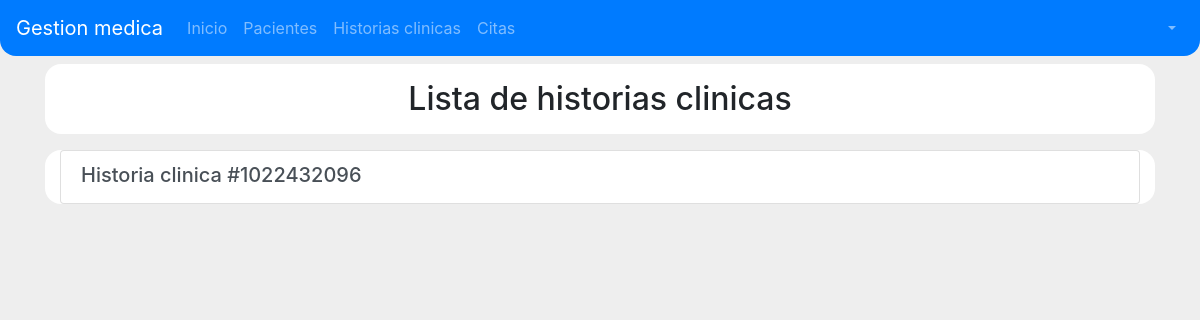
Before: /historia-clinica with the older database file.
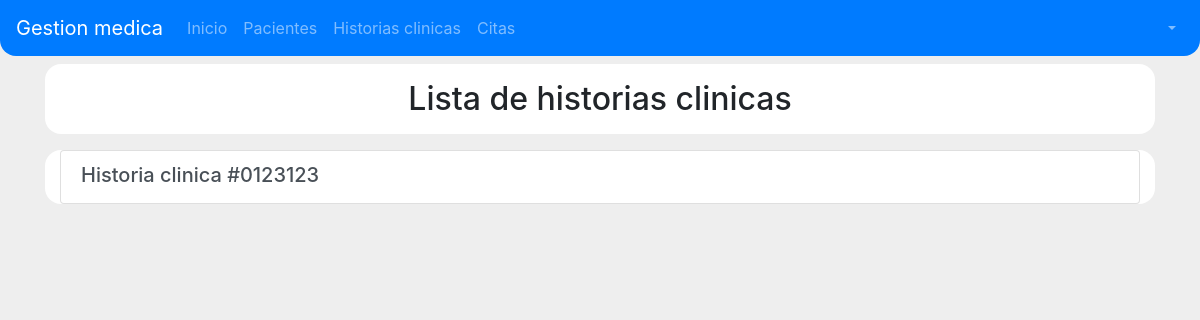
After: the same page with the newer database file.
### historiasClinicas/models.py (models this page shows, shortened)
class Cabecera(models.Model):
    numero_historia = models.CharField(primary_key=True, max_length=15)
    paciente = models.OneToOneField(
        Paciente,
        on_delete=models.CASCADE,
    )

### historiasClinicas/views.py (the view)
# urls.py: re_path(r'^historia-clinica$', HistoriaClinicaListView.as_view(), name='listar_historias'),
class HistoriaClinicaListView(ListView):
    model = Cabecera

### templates/historiasClinicas/cabecera_list.html
{% extends 'base.html' %}
{% load staticfiles %}
{% block style_content %}
    <link rel="stylesheet" href="{% static 'css/PacientesLista.css' %}">
    <link rel="stylesheet" href="{% static 'css/PacienteRegistro.css' %}">
{% endblock style_content %}
{% block content %}
<section id="section-container">
    <div class="container">
        <div class="row fila">
            <div class="col-12 text-center pt-3 pb-2">
                <h2>Lista de historias clinicas</h2>
            </div>
        </div>
        <div class="row fila">
            <div class="col-12">
                <div class="list-group">
                    {% for cabecera in object_list%}
                    <a href="{% url 'historias_clinicas:historia_paciente' pk=cabecera.numero_historia %}" class="list-group-item list-group-item-action flex-column">
                        <div class="d-flex w-100 text-center">
                            <h5 class="mb-1">Historia clinica #{{ cabecera.numero_historia }}</h5>
                        </div>
                    </a>
                    {% endfor %}
                </div>
            </div>
        </div>
    </div>
</section>
{% endblock content %}

Changed rows visible on the page:
removed Cabecera: numero_historia "1022432096"
added Cabecera: numero_historia "0123123"
